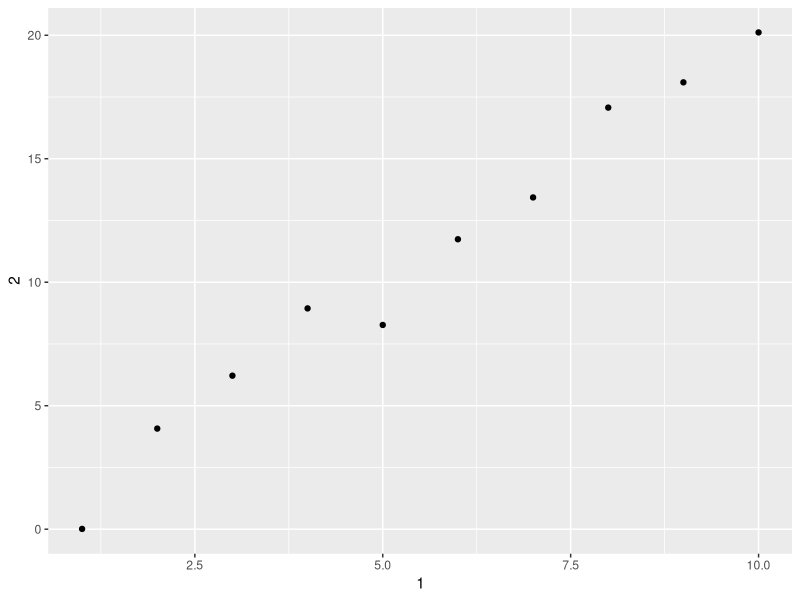

Recreate this plot in R.
## ---- chunk 1
library("tidyverse")
## ---- chunk 2
mtcars
## ---- chunk 3
class(mtcars)
## ---- chunk 4
class(as_tibble(mtcars))
## ---- chunk 5
df <- data.frame(abc = 1, xyz = "a")
df$x
df[, "xyz"]
df[, c("abc", "xyz")]
## ---- chunk 6
tbl <- as_tibble(df)
tbl$x
tbl[, "xyz"]
tbl[, c("abc", "xyz")]
## ---- chunk 7
annoying <- tibble(
  `1` = 1:10,
  `2` = `1` * 2 + rnorm(length(`1`))
)
## ---- chunk 8
annoying[["1"]]
## ---- chunk 9
annoying$`1`
## ---- chunk 10
ggplot(annoying, aes(x = `1`, y = `2`)) +
  geom_point()
## ---- chunk 11
annoying[["3"]] <- annoying$`2` / annoying$`1`
## ---- chunk 12
annoying[["3"]] <- annoying[["2"]] / annoying[["1"]]
## ---- chunk 13
annoying <- rename(annoying, one = `1`, two = `2`, three = `3`)
glimpse(annoying)
## ---- chunk 14
enframe(c(a = 1, b = 2, c = 3))
